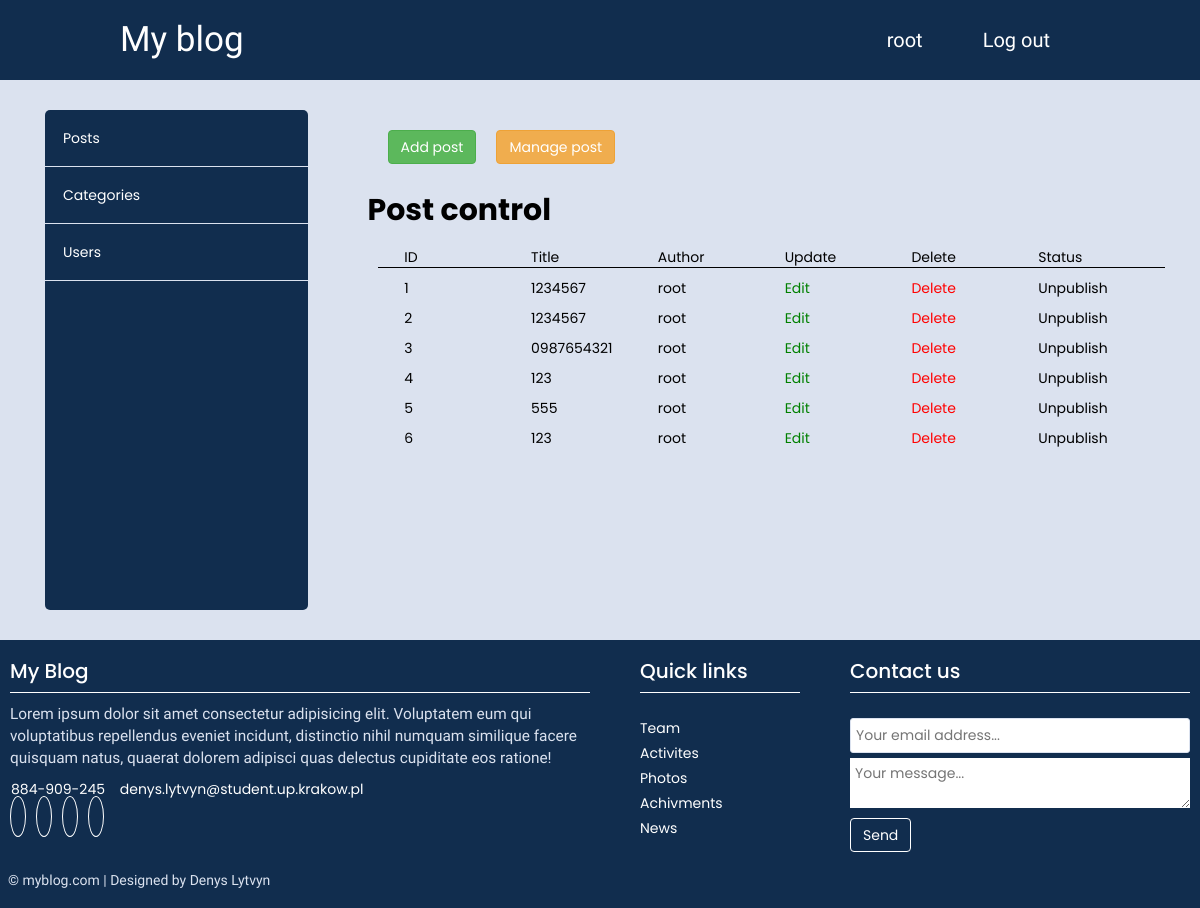
The app's page /PHP_PROJEKT/admin/posts/index.php (signed in), older data.
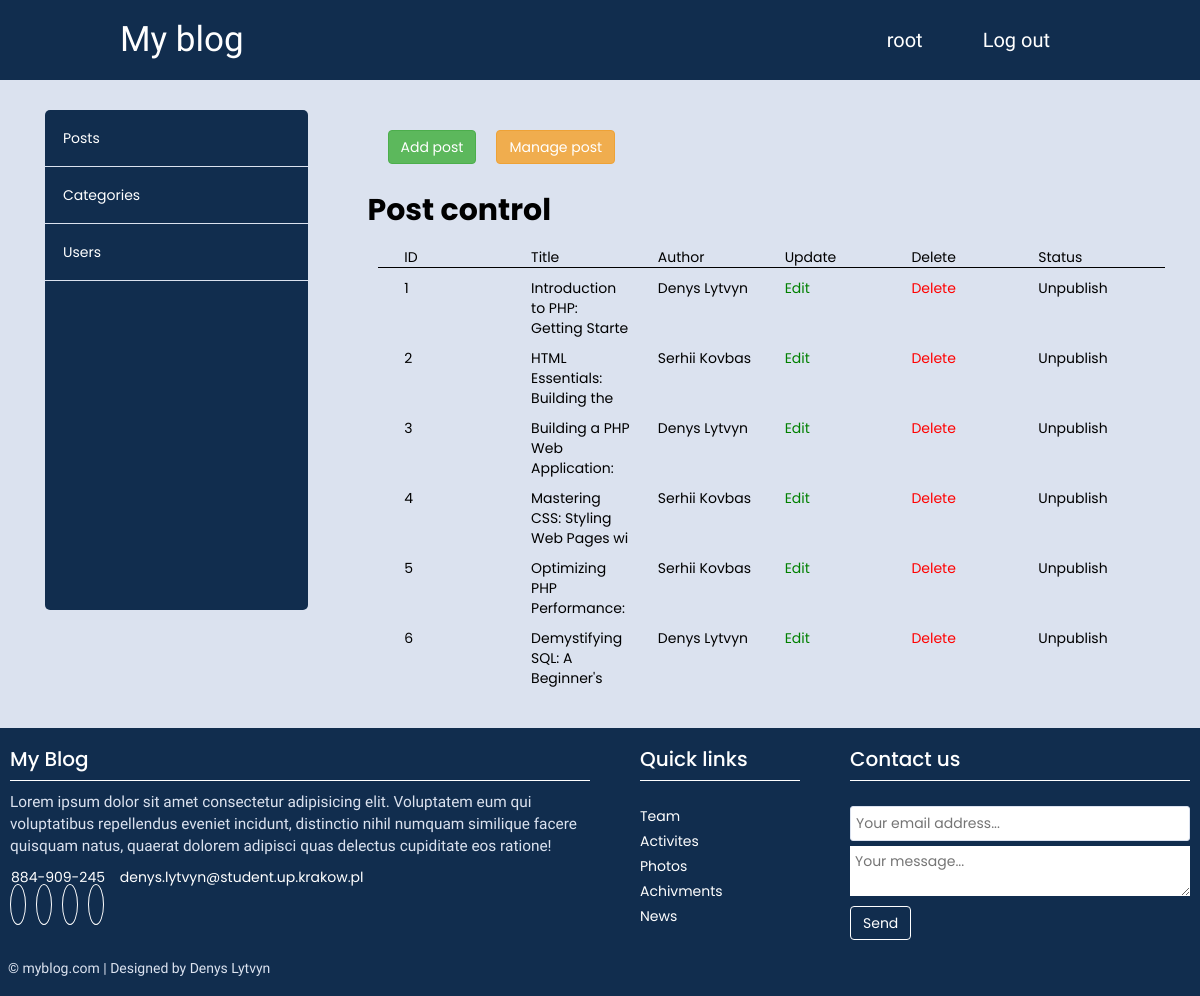
The same page, newer data.
### tables this page shows
CREATE TABLE `posts` (
  `id` int(12) NOT NULL,
  `id_user` int(12) NOT NULL,
  `title` varchar(255) NOT NULL,
  `img` varchar(255) NOT NULL,
  `content` text NOT NULL,
  `status` tinyint(4) NOT NULL,
  `id_topic` int(12) DEFAULT NULL,
  `created_date` datetime NOT NULL DEFAULT current_timestamp()
);

CREATE TABLE `users` (
  `id` int(12) NOT NULL,
  `admin` tinyint(4) NOT NULL,
  `username` varchar(255) NOT NULL,
  `email` varchar(255) NOT NULL,
  `password` varchar(255) NOT NULL,
  `created` timestamp NOT NULL DEFAULT current_timestamp()
);

### PHP_PROJEKT/app/database/db.php (called while the page is built, shortened)
<?php
require('connect.php');
function dbCheckError($query)
{
    $errInfo = $query->errorInfo();
}
function selectAllFromPostsWithUsers($table1, $table2)
{
    global $pdo;
    $sql = "SELECT
    t1.id,
    t1.title,
    t1.img,
    t1.content,
    t1.status,
    t1.id_topic,
    t1.created_date,
    t2.username
    FROM $table1 AS t1 JOIN $table2 AS t2 ON t1.id_user = t2.id
    ";
    $query = $pdo->prepare($sql);
    $query->execute();
    return $query->fetchAll();
}
?>

### PHP_PROJEKT/app/controllers/posts.php (called while the page is built, shortened)
<?php
include SITE_ROOT . '/app/database/db.php';
$postsAdm = selectAllfromPostsWithUsers('posts', 'users');
?>

### PHP_PROJEKT/admin/posts/index.php (the view, shortened to what this page needs)
<?php
include '../../app/controllers/posts.php';
?>
<!DOCTYPE html>
<html lang="en">
<head>
    <link rel="stylesheet" href="https://maxcdn.bootstrapcdn.com/bootstrap/3.4.1/css/bootstrap.min.css">
    <link rel="stylesheet" href="../../assets/css/main.css">
</head>
<body>
    <?php include("../../app/include/header-admin.php"); ?>
    <div class="container container__admin">
        <div class="row">
            <?php include '../../app/include/sidebar-admin.php'; ?>
            <div class="posts">
                <div class="button row">
                    <a href="<?php echo BASE_URL . "admin/posts/create.php"; ?>" class="btn btn-success">Add post</a>
                    <a href="<?php echo BASE_URL . "admin/posts/index.php"; ?>" class="btn btn-warning">Manage post</a>
                </div>
                <h2>Post control</h2>
                <div class="row title-table">
                    <div class="id">ID</div>
                    <div class="title">Title</div>
                    <div class="Author">Author</div>
                    <div class="Update">Update</div>
                    <div class="Delete">Delete</div>
                    <div class="Delete">Status</div>
                </div>
                <?php foreach ($postsAdm as $key => $post): ?>
                    <div class="row post">
                        <div class="id">
                            <?= $key + 1; ?>
                        </div>
                        <div class="title">
                            <?= strlen($post['title']) > 35 ? mb_substr($post['title'], 0, 35, 'UTF-8') . ' ...' : $post['title']; ?>
                        </div>
                        <div class="Author">
                            <?= $post['username']; ?>
                        </div>
                        <div><a href="edit.php?id=<?= $post['id']; ?>" class="Update">Edit</a></div>
                        <div><a href="edit.php?delete_id=<?= $post['id']; ?>" class="Delete">Delete</a></div>
                        <?php if ($post['status']): ?>
                            <div class="publish"><a href="edit.php?publish=0&pub_id=<?= $post['id']; ?>"
                                    class="Status Publish">Unpublish</a>
                            </div>
                        <?php else: ?>
                            <div class="publish"><a href="edit.php?publish=1&pub_id=<?= $post['id']; ?>"
                                    class="Status Unpublish">Publish</a>
                            </div>
                        <?php endif; ?>
                    </div>
                <?php endforeach; ?>
            </div>
        </div>
    </div>
    <?php include("../../app/include/footer.php"); ?>
</body>
</html>

### PHP_PROJEKT/app/include/header-admin.php (shortened to what this page needs)
<header class="admin__header__row header">
    <div class="header__row">
        <div class="header__row__logo">
            <h1><a href="<?php echo BASE_URL ?>">My blog</a></h1>
        </div>
        <nav class="header_nav">
            <ul>
                <li>
                    <a href="#">
                        <?php if ($_SESSION['admin'] == 1) {
                            echo $_SESSION['login'];
                        } else {
                            echo 'You are not allowed to be here';
                            exit();
                        } ?>
                    </a>
                </li>
                <li>
                    <a href="<?php echo BASE_URL . 'logout.php' ?>">Log out</a>
            </ul>
        </nav>
    </div>
</header>

### PHP_PROJEKT/app/include/sidebar-admin.php
<div class="sidebar">
    <ul>
        <li>
            <a href="<?php echo BASE_URL . "admin/posts/index.php"; ?>">Posts</a>
        </li>
    </ul>
    <ul>
        <li>
            <a href="<?php echo BASE_URL . "admin/topics/index.php"; ?>">Categories</a>
        </li>
    </ul>
    <ul>
        <li>
            <a href="<?php echo BASE_URL . "admin/users/index.php"; ?>">Users</a>
        </li>
    </ul>
</div>

### PHP_PROJEKT/app/include/footer.php
<footer class="footer">
    <div class="footer__row">
        <div class="footer__row__about footer__row__container">
            <div class="socials">
                <h3>My Blog</h3>
                <p>
                    Lorem ipsum dolor sit amet consectetur adipisicing elit.
                    Voluptatem eum qui voluptatibus repellendus eveniet incidunt,
                    distinctio nihil numquam similique facere quisquam natus,
                    quaerat dolorem adipisci quas delectus cupiditate eos ratione!
                </p>
            </div>
            <div class="socials">
                <span><ion-icon name="call"></ion-icon>884-909-245</span>
                <span><ion-icon name="mail"></ion-icon>denys.lytvyn@student.up.krakow.pl</span>
            </div>
            <div class="contacts">
                <a href="#"><ion-icon name="logo-instagram"></ion-icon></a>
                <a href="#"><ion-icon name="logo-facebook"></ion-icon></a>
                <a href="#"><ion-icon name="logo-youtube"></ion-icon></a>
                <a href="#"><ion-icon name="logo-twitter"></ion-icon></a>
            </div>
        </div>
        <div class="footer__row__links footer__row__container">
            <h3>Quick links</h3>
            <br>
            <ul>
                <a href="#">
                    <li>Team</li>
                </a>
                <a href="#">
                    <li>Activites</li>
                </a>
                <a href="#">
                    <li>Photos</li>
                </a>
                <a href="#">
                    <li>Achivments</li>
                </a>
                <a href="#">
                    <li>News</li>
                </a>
            </ul>
        </div>
        <div class="footer__row__contact-form footer__row__container">
            <h3>Contact us</h3>
            <br>
            <form action="index.html" method="post">
                <input type="email" name="email" placeholder="Your email address...">
                <textarea name="message" rows="2" placeholder="Your message..."></textarea>
                <button type="submit" class="btn btn-big contact-btn">
                    Send
                </button>
            </form>
        </div>
    </div>
    <div class="footer__row copyrights">&copy; myblog.com | Designed by Denys Lytvyn</div>
</footer>

### PHP_PROJEKT/assets/css/main.css (style rules this page uses)
* { padding: 0px; margin: 0px; border: none; }
*, *::before, *::after { box-sizing: border-box; }
a, a:link, a:visited { text-decoration: none; }
aside, nav, footer, header, section, main { display: block; }
h1, h2, h3, h4, h5, h6, p { font-size: inherit; font-weight: inherit; padding: 0px; margin: 0px; }
ul, li { padding: 0px; margin: 0px; }
ul, ul li { list-style: none; }
input, textarea, button, select { font-family: inherit; font-size: inherit; color: inherit; background-color: transparent; }
button, input[type=submit] { display: inline-block; box-shadow: none; background-color: transparent; background: none; cursor: pointer; }
html { font-size: 10px; }
body { background: #DBE2EF; color: #ffffff; font-family: "Poppins", sans-serif; min-height: 100vh; }
a { color: #ffffff; transition: color 0.3s; }
ion-icon { transform: translateY(2px); margin-right: 1px; }
input { display: block; padding: 10px 12px; width: 100%; height: 35px; font-size: 1.4rem; border-radius: 3px; border: 1px solid #DBE2EF; line-height: 1.5; color: #444444; }
div.publish a { color: black; }
.header { width: 100%; height: 80px; background: #112D4E; }
.header__row { margin: 0px auto; display: flex; justify-content: space-between; align-items: center; width: 80%; max-width: 1200px; height: inherit; }
.header__row__logo { flex-basis: 20%; font-size: 3.5rem; font-family: "Kanit", sans-serif; }
.header_nav { flex-basis: 80%; max-width: 700px; font-family: "Josefin Sans", sans-serif; }
.header_nav ul { display: flex; justify-content: space-between; font-size: 2rem; }
.header_nav ul li { max-width: 250px; position: relative; text-align: center; }
.header_nav ul li a { border-left: 1px solid white; border-right: 1px solid white; padding: 10px; transition: 0.5s; }
.posts { width: 80%; }
.sidebar { width: 20%; margin-top: 15px; height: 500px; }
.footer { width: 100%; background: #112D4E; padding-top: 10px; position: sticky; top: 100%; }
.footer__row { max-width: 1200px; width: 100%; margin: 0 auto; display: flex; justify-content: space-between; }
.footer__row h3 { font-weight: 500; font-size: 2rem; padding-bottom: 10px; border-bottom: 1px solid white; }
.footer__row__container { padding: 10px; }
.footer__row__container * { margin-bottom: 5px; }
.footer__row__container span { margin-right: 10px; }
.footer__row__container p { color: #DBE2EF; margin: 10px 0; font-family: "Nunito Sans", sans-serif; font-size: 1.1em; }
.footer__row__container .contacts ion-icon { font-size: 1.8rem; margin-right: 10px; border: 1px solid white; border-radius: 50%; padding: 7px; }
.footer__row__about { width: 50%; }
.footer__row__links { width: 15%; }
.footer__row__contact-form { width: 30%; }
.footer__row__contact-form input, .footer__row__contact-form textarea { background: white; width: 100%; padding: 5px; color: black; }
.footer__row__contact-form button { border: 1px solid white; }
.footer ion-icon { transform: translateY(8px); }
.footer .copyrights { padding: 8px; transform: translateY(-10px); color: #DBE2EF; font-family: "Nunito Sans", sans-serif; }
.admin__header__row ul { justify-content: flex-end; }
.admin__header__row ul li a { border: 0px; margin: 0 20px; }
.container__admin { color: black; }
.container__admin .sidebar { background: #112D4E; color: white; min-height: 300px; border-radius: 5px; }
.container__admin .sidebar ul { margin: 0; padding: 0; }
.container__admin .sidebar ul a { padding: 18px; display: block; border-bottom: 1px solid #DBE2EF; transition: all 0.5s; }
.container__admin .row { display: flex; }
.container__admin .row .sidebar { width: 25%; margin: 30px; }
.container__admin .row .posts { margin: 30px; width: 75%; }
.container__admin .row .posts .row > div { width: 150px; overflow: hidden; max-height: 60px; }
.container__admin .row .posts h2 { font-size: 3rem; font-weight: bold; margin: 20px 0; }
.container__admin .row .posts .button a { margin: 10px; }
.container__admin .row .posts a.Update { color: green; }
.container__admin .row .posts a.Delete { color: red; }
.container__admin .title-table { border-bottom: 1px solid black; }
.container__admin .title-table div { color: inherit; }
.container__admin .title-table, .container__admin .post { width: 100%; display: flex; justify-content: space-between; }
.container__admin .title-table div, .container__admin .post div { max-width: 100px; }
.posts .row { margin: 10px; }

Row changes from the older to the newer data that the page shows:
removed posts: title "1234567", id_user.username "root"
removed posts: title "1234567", id_user.username "root"
removed posts: title "0987654321", id_user.username "root"
removed posts: title "123", id_user.username "root"
removed posts: title "555", id_user.username "root"
removed posts: title "123", id_user.username "root"
added posts: title "Introduction to PHP: Getting Starte", id_user.username "Denys Lytvyn"
added posts: title "HTML Essentials: Building the…", id_user.username "Serhii Kovbas"
added posts: title "Building a PHP Web Application:…", id_user.username "Denys Lytvyn"
added posts: title "Mastering CSS: Styling Web Pages wi", id_user.username "Serhii Kovbas"
added posts: title "Optimizing PHP Performance:…", id_user.username "Serhii Kovbas"
added posts: title "Demystifying SQL: A Beginner's…", id_user.username "Denys Lytvyn"
